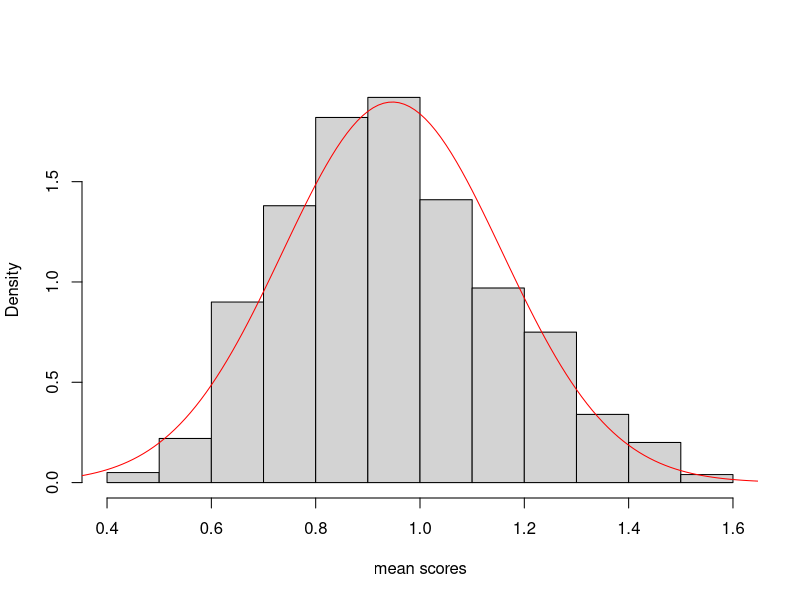

The R script that drew this image:
## ---- chunk 1
knitr::opts_chunk$set(echo = TRUE)
## ---- chunk 2
set.seed(1234567)

s<-1000
n<-21

expo<-rexp(s)
meanArray<-array(0, dim=s)
for(i in 1:s){
    x<-sample(expo,n,replace=FALSE)
    meanArray[i]<-mean(x)
   
}
hist(meanArray, main="", xlab="mean scores", freq=FALSE)
lines(seq(0,2,0.01), dnorm(seq(0,2,0.01), mean(meanArray), sd(meanArray)), type='l', 
     xlab="Z", ylab='Density', col='red')

print(mean(meanArray))
print(sd(meanArray))
